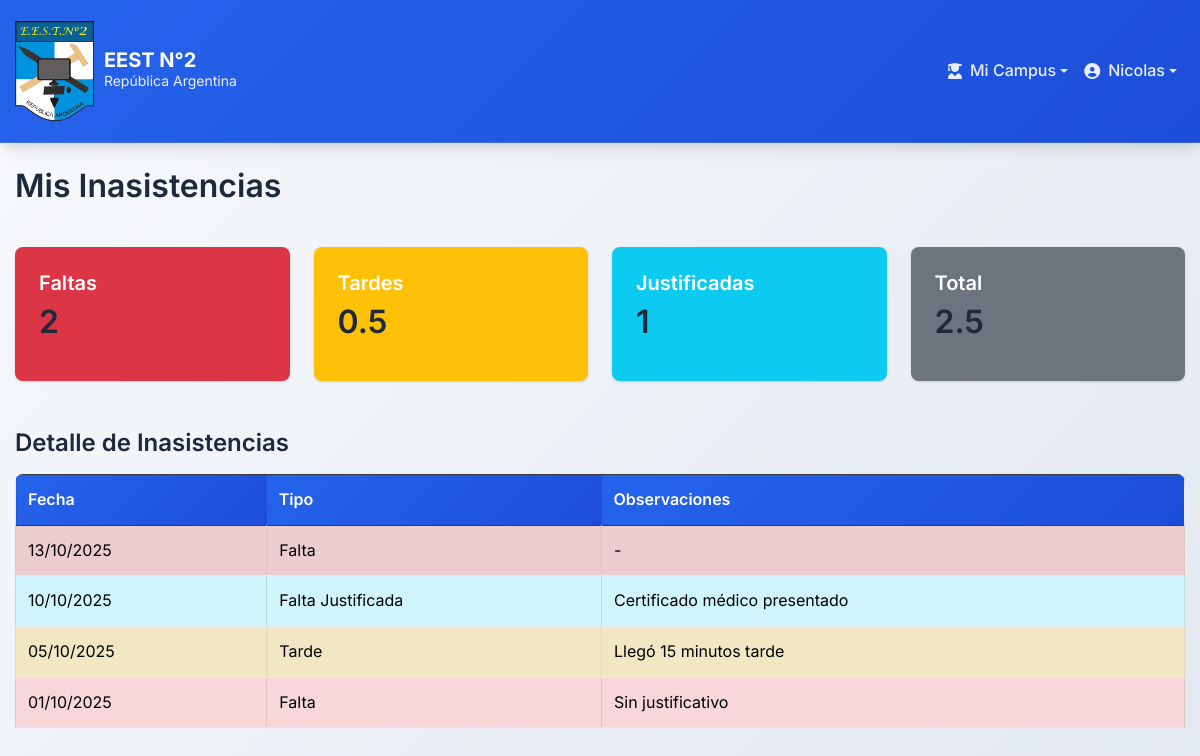
Before: /mis_inasistencias.php (signed in) with the older database file.
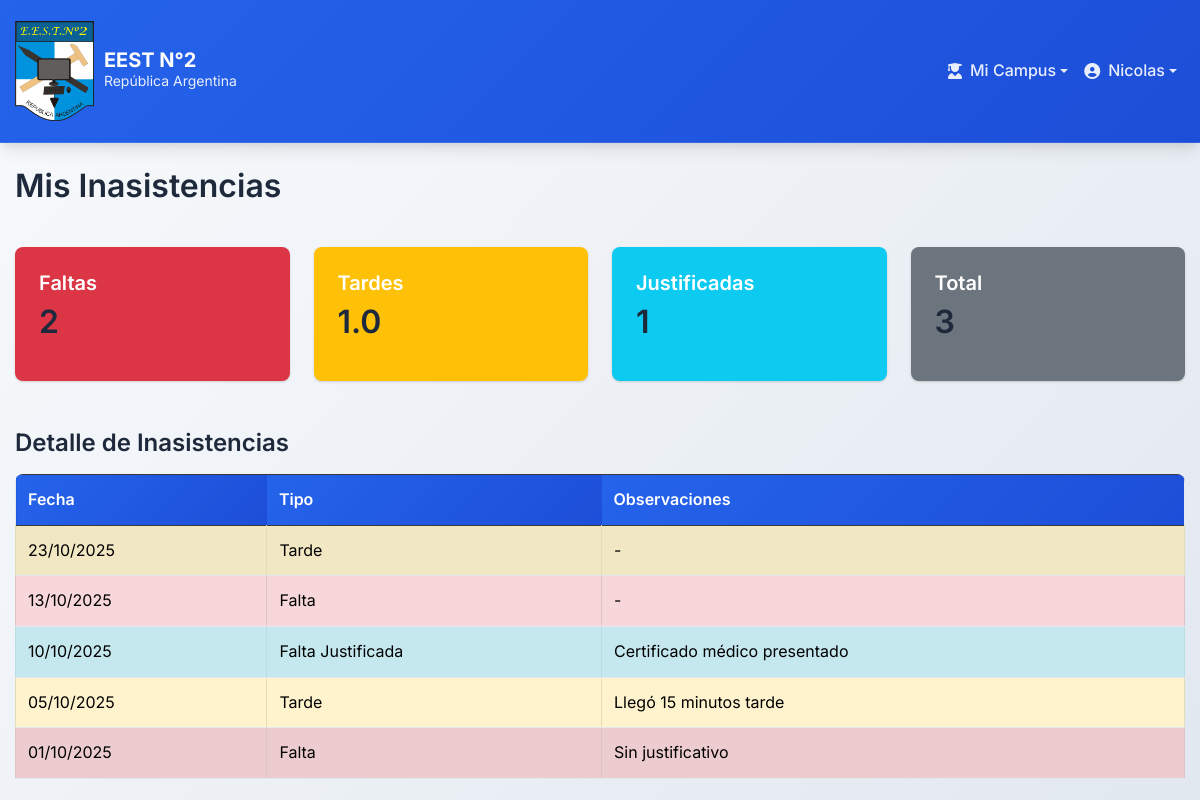
After: the same page with the newer database file.
### tables this page shows
CREATE TABLE `inasistencias` (
  `ID` int(11) NOT NULL,
  `DNI_Alumno` int(11) NOT NULL,
  `Fecha` date NOT NULL,
  `Tipo` enum('Falta','Tarde','Falta Justificada') NOT NULL DEFAULT 'Falta',
  `Observaciones` text DEFAULT NULL,
  `Fecha_Carga` timestamp NOT NULL DEFAULT current_timestamp()
);

### mis_inasistencias.php (the view, shortened to what this page needs)
<?php
include('./public/header.php');
$dni_alumno = $_SESSION['DNI'];
?>
<!DOCTYPE html>
<html lang="es">
<head>
    <link rel="stylesheet" href="./style/styles.css">
</head>
<body>
    <div class="container mt-4">
        <h2>Mis Inasistencias</h2>
        <br>
        <?php
        $query_totales = "SELECT
                            SUM(CASE WHEN inasistencias.Tipo = 'Falta' THEN 1 ELSE 0 END) as total_faltas,
                            SUM(CASE WHEN inasistencias.Tipo = 'Tarde' THEN 0.5 ELSE 0 END) as total_tardes,
                            SUM(CASE WHEN inasistencias.Tipo = 'Falta Justificada' THEN 1 ELSE 0 END) as total_justificadas
                          FROM inasistencias
                          WHERE inasistencias.DNI_Alumno = '$dni_alumno'";
        $result_totales = mysqli_query($CONN, $query_totales);
        $totales = mysqli_fetch_assoc($result_totales);
        $total_faltas = $totales['total_faltas'] ?? 0;
        $total_tardes = $totales['total_tardes'] ?? 0;
        $total_justificadas = $totales['total_justificadas'] ?? 0;
        $total_general = $total_faltas + $total_tardes;
        echo "<div class='row mb-4'>";
        echo "<div class='col-md-3'>";
        echo "<div class='card text-white bg-danger'>";
        echo "<div class='card-body'>";
        echo "<h5 class='card-title'>Faltas</h5>";
        echo "<h2>$total_faltas</h2>";
        echo "</div></div></div>";
        echo "<div class='col-md-3'>";
        echo "<div class='card text-white bg-warning'>";
        echo "<div class='card-body'>";
        echo "<h5 class='card-title'>Tardes</h5>";
        echo "<h2>$total_tardes</h2>";
        echo "</div></div></div>";
        echo "<div class='col-md-3'>";
        echo "<div class='card text-white bg-info'>";
        echo "<div class='card-body'>";
        echo "<h5 class='card-title'>Justificadas</h5>";
        echo "<h2>$total_justificadas</h2>";
        echo "</div></div></div>";
        echo "<div class='col-md-3'>";
        echo "<div class='card text-white bg-secondary'>";
        echo "<div class='card-body'>";
        echo "<h5 class='card-title'>Total</h5>";
        echo "<h2>$total_general</h2>";
        echo "</div></div></div>";
        echo "</div>";
        $query_inasistencias = "SELECT * FROM inasistencias
                                WHERE inasistencias.DNI_Alumno = '$dni_alumno'
                                ORDER BY inasistencias.Fecha DESC";
        $result_inasistencias = mysqli_query($CONN, $query_inasistencias);
        if (mysqli_num_rows($result_inasistencias) > 0) {
            echo "<h4>Detalle de Inasistencias</h4>";
            echo "<div class='table-responsive'>";
            echo "<table class='table table-striped table-bordered'>";
            echo "<thead class='table-dark'>";
            echo "<tr>";
            echo "<th>Fecha</th>";
            echo "<th>Tipo</th>";
            echo "<th>Observaciones</th>";
            echo "</tr>";
            echo "</thead>";
            echo "<tbody>";
            while ($inasistencia = mysqli_fetch_assoc($result_inasistencias)) {
                $tipo_class = '';
                switch($inasistencia['Tipo']) {
                    case 'Falta':
                        $tipo_class = 'table-danger';
                        break;
                    case 'Tarde':
                        $tipo_class = 'table-warning';
                        break;
                    case 'Falta Justificada':
                        $tipo_class = 'table-info';
                        break;
                }
                echo "<tr class='$tipo_class'>";
                echo "<td>" . date('d/m/Y', strtotime($inasistencia['Fecha'])) . "</td>";
                echo "<td>" . htmlspecialchars($inasistencia['Tipo']) . "</td>";
                echo "<td>" . htmlspecialchars($inasistencia['Observaciones'] ?? '-') . "</td>";
                echo "</tr>";
            }
            echo "</tbody>";
            echo "</table>";
            echo "</div>";
        } else {
            echo "<div class='alert alert-success'>¡No tienes inasistencias registradas!</div>";
        }
        ?>
    </div>
</body>
</html>

Changed rows visible on the page:
added inasistencias: Fecha "23/10/2025", Tipo "Tarde", Observaciones "-"
Other visible differences:
$total_tardes: "0.5" → "1.0"
$total_general: "2.5" → "3"
